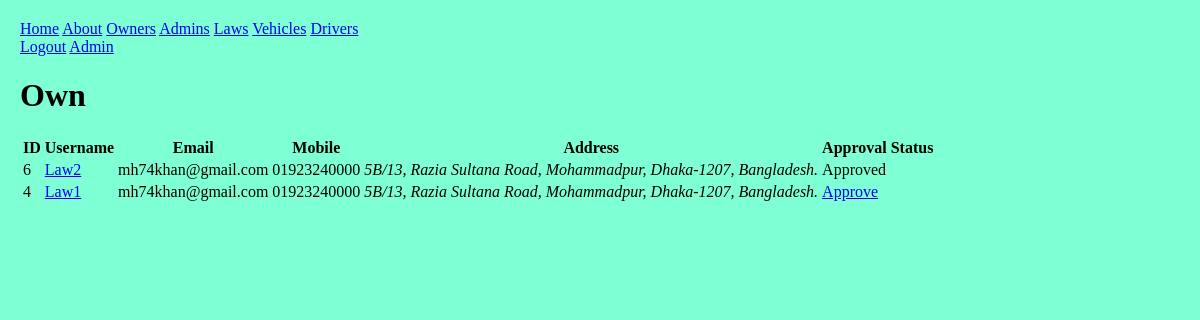
/front/laws/ (signed in), run on the app's committed database.
### front/models.py (models this page shows)
class Account(AbstractUser):
    address = models.TextField(max_length=200, default="5B/13, Razia Sultana Road, Mohammadpur, Dhaka-1207, Bangladesh.");
    phone = models.CharField(max_length=20, default="01923240000");
    approved = models.BooleanField(default=False);

### front/decorators.py (the view)
        def wrapper_func(req, *args, **kwargs):
            grp = {x.name for x in req.user.groups.all()};
            if not (bool(roles.intersection(grp)) ^ bool(grp)):
                return view_func(req, *args, **kwargs);
            else: return HttpResponse("""
                <h1>access denied</h1>
                <a href="/front/">home</a>
            """)

### front/views.py (called while the page is built)
@login_required(login_url="login")
@allowed_users({"law"})
def laws(req: HttpRequest):
    users = Account.objects.filter(groups__name__in=["law", "pending_law"]);
    context = {
        "nav": nav,
        "users": users,
    };
    return render(req, "laws.html", context);

### front/templates/laws.html (shortened to what this page needs)
{% extends 'base.html' %}
{% block content %}
    <h1>Own</h1>
    <table>
        <tr>
            <th>ID</th>
            <th>Username</th>
            <th>Email</th>
            <th>Mobile</th>
            <th>Address</th>
            <th>Approval Status</th>
        </tr>
        {% for user in users %}
        <tr>
            <td>{{user.id}}</td>
            <td><a href="{% url 'law' %}?pk={{user.id}}">{{user.username}}</a></td>
            <td>{{user.email}}</td>
            <td>{{user.phone}}</td>
            <td><Address>{{user.address}}</Address></td>
            <td>{% if user.approved %}
                Approved
            {% else %}
                {% if request.user.is_superuser %}
                    <a href="{% url 'approve' %}?type=law&amp;pk={{user.id}}">Approve</a>
                {% else %}
                    Pending
                {% endif %}
            {% endif %}</td>
        </tr>
        {% endfor %}
    </table>
{% endblock content %}

### static/front/style.css (style rules this page uses)
body { box-sizing: border-box; margin: 0; display: block; overflow: auto; padding: 20px; background-color: aquamarine; }
a, button, title { text-transform: capitalize; }

### data on the page
Account: id "6", username "Law2", email "mh74khan@gmail.com", phone "01923240000", address "5B/13, Razia Sultana Road, Mohammadpur, Dhaka-1207, Bangladesh.", approved "Approved"
Account: id "4", username "Law1", email "mh74khan@gmail.com", phone "01923240000", address "5B/13, Razia Sultana Road, Mohammadpur, Dhaka-1207, Bangladesh."

### other printed values
{{ nav.0 }} "Home"
{{ page }} "About" "Owners" "Admins" "Laws" "Vehicles" "Drivers"
